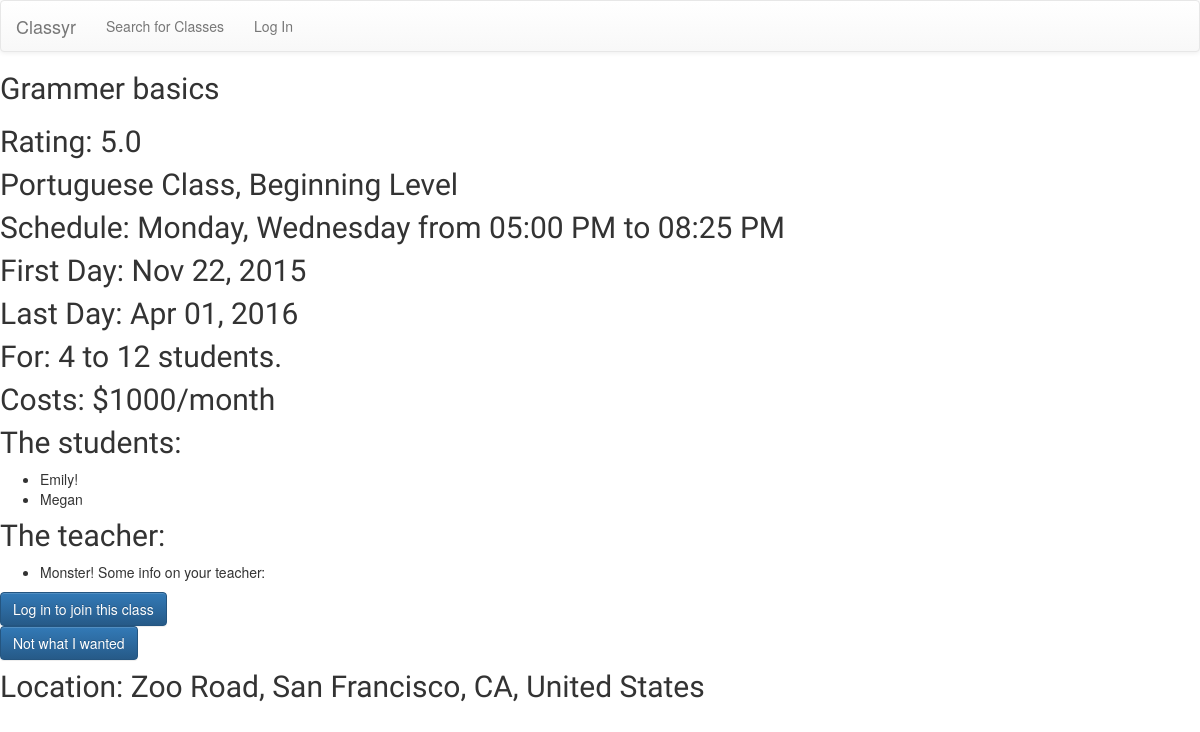
Page /class-info/2 on the committed database.
### model.py (models this page shows, shortened)
class Classroom(db.Model):
    __tablename__ = "classes"
    class_id = db.Column(db.Integer, autoincrement=True, primary_key=True)
    class_name = db.Column(db.String(35), nullable=False)
    language = db.Column(db.String(40), nullable=False)
    level = db.Column(db.String, nullable=False)
    cost = db.Column(db.Integer, nullable=True)
    per_time = db.Column(db.String, nullable=False)
    base_price = db.Column(db.Float)
    min_students = db.Column(db.Integer, nullable=False)
    max_students = db.Column(db.Integer, nullable=False)
    address = db.Column(db.String, nullable=True)
    class_days = db.Column(db.String, nullable=False)
    start_date = db.Column(db.DateTime, nullable=False)
    end_date = db.Column(db.DateTime, nullable=True)
    start_time = db.Column(db.DateTime, nullable=False)
    end_time = db.Column(db.DateTime, nullable=False)
    rating = db.Column(db.Integer, nullable=True)
    rating_count = db.Column(db.Integer)
    create_date = db.Column(db.DateTime)
    c_count = db.Column(db.Integer)
    hide_reviews = db.Column(db.Boolean, default=0)

class User(db.Model):
    __tablename__ = "users"
    user_id = db.Column(db.Integer, primary_key=True, autoincrement=True)
    username = db.Column(db.String(40), nullable=False)
    email = db.Column(db.String(100), nullable=False)
    password = db.Column(db.String(30), nullable=False)
    fname = db.Column(db.String(60))
    lname = db.Column(db.String(100))
    is_teacher = db.Column(db.Boolean, nullable=False)
    image = db.Column(db.String(150))
    bio = db.Column(db.String(300))

### server.py (the view, shortened to what this page needs)
@app.route('/class-info/<int:url_id>')
def class_info(url_id):
    returned_classes = db.session.query(Classroom).filter(Classroom.class_id==url_id).first()
    all_class = db.session.query(User).join(ClassUser).filter(ClassUser.class_id==url_id).all()
    address=returned_classes.address
    day_join = str(returned_classes.class_days)
    day_join = re.sub('&',', ', day_join)
    days_split = re.sub('days=', '', day_join)
    print "DAYS_SPLIT: ", days_split
    starttime = returned_classes.start_time.strftime("%I:%M %p")
    endtime = returned_classes.end_time.strftime("%I:%M %p")
    startdate = returned_classes.start_date.strftime("%b %d, %Y")
    enddate = returned_classes.end_date.strftime("%b %d, %Y")
    rate_format = returned_classes.rating
    rate_format = "%.1f" % rate_format
    reviews = db.session.query(Review).filter(Review.class_id==url_id).all()
    for review in reviews:
        if len(review.review) > 10:
            print review
    return render_template("class-info.html", returned_classes=returned_classes, url_id=url_id, all_class=all_class,
                                                logged_in=None, starttime=starttime, endtime=endtime, startdate=startdate,
                                                enddate=enddate, days_split=days_split, rate_format=rate_format,
                                                reviews=reviews)

### model.py (called while the page is built)
    def __repr__(self):
        return "<Relationship review={} class_id={}>".format(self.review, self.class_id)

### templates/class-info.html (shortened to what this page needs)
{% extends 'base.html' %}
{% block head %}
  <link rel="stylesheet" type="text/css" src="static/map.css">
{% endblock %}
{% block body %}
  <div>
    <h3>{{ returned_classes.class_name }}</h3>
  </div>
  <div>
    <h3>Rating: {{ rate_format }}</h3>
  </div>
  <div>
    <h5 id="class-info">{{ returned_classes.language }} Class, {{ returned_classes.level }} Level</h5>
  </div>
  <div>
    <h5>Schedule: {{ days_split }} from {{ starttime }} to {{ endtime }}</h5>
  </div>
  <div>
    <h5>First Day: {{ startdate }}</h5>
      {% if returned_classes.end_date == "" %}
      <h5>This class is ongoing</h5>
      {% else %}
      <h5>Last Day: {{ enddate }}</h5>
      {% endif %}
  </div>
  <div>
    <h5>For: {{ returned_classes.min_students }} to {{ returned_classes.max_students }} students.</h5>
  </div>
  <div>
    {% if returned_classes.cost == 0 %}
    <h5>Costs: Free!</h5>
    {% else %}
    <h5>Costs: ${{ returned_classes.cost }}/{{ returned_classes.per_time }}</h5>
    {% endif %}
  </div>
  <div>
    <h5>The students:</h5>
      <ul>
        {% for stu in all_class %}
        {% if stu.is_teacher == 0 %}
        <li>{{ stu.username }}</li>
      {% endif %}
      {% endfor %}
      </ul>
    <h5>The teacher:</h5>
      <ul>
        {% for stu in all_class %}
        {% if stu.is_teacher == 1 %}
        <li>{{ stu.username }} Some info on your teacher: {{ stu.bio }}</li>
        {% endif %}
        {% endfor %}
        </ul>
  </div>
  <div>
    {% if logged_in %}
    {% if returned_classes.c_count - returned_classes.max_students == 0  %}
    <h5>Sorry, this class is full</h5>
    {% else %}
    <form action="/join-class" method="POST" id="join-this-class">
      <input type="hidden" name="class-join" id="join-me" value={{ returned_classes.class_id }}>
      <button type="submit" class="btn btn-primary" name="join-it" id="join-it">Join</button>
    </form>
    {% endif %}
    {% else %}
   <form action="/login-visitor" method="GET" id="login">
      <button type="submit" class="btn btn-primary" name="login-visitor">Log in to join this class</button>
    </form>
    {% endif %}
      <a href="/search"><button class="btn btn-primary" name="return-search" id="return-search">Not what I wanted</button></a>
  </div>
  <div>
    <h5>Location: {{ returned_classes.address }} </h5>
  </div>
  <div id="map" style="width: 400px; height: 400px"></div>
{% endblock %}

### static/project.css (style rules this page uses)
h3 { font-family: 'Courgette', cursive; font-size: 30px }
h5 { font-family: 'Courgette', cursive; font-size: 30px }
body { background-image: url(/static/linedpaper_@2x.png); }
#map { height: 50%; width: 50%; }

### rows in the picture
Classroom: class_name "Grammer basics", language "Portuguese", level "Beginning", start_date "Nov 22, 2015", end_date "Apr 01, 2016", min_students "4", max_students "12", cost "1000", per_time "month", address "Zoo Road, San Francisco, CA, United States"
User: username "Emily!"
User: username "Megan"
User: username "Monster!"

### other values in the picture
{{ rate_format }} "5.0"
{{ days_split }} "Monday, Wednesday"
{{ starttime }} "05:00 PM"
{{ endtime }} "08:25 PM"
